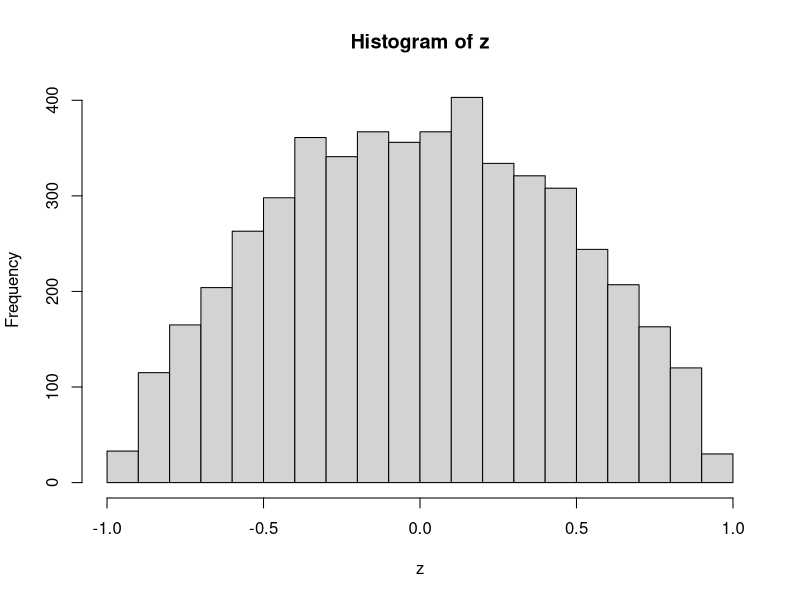
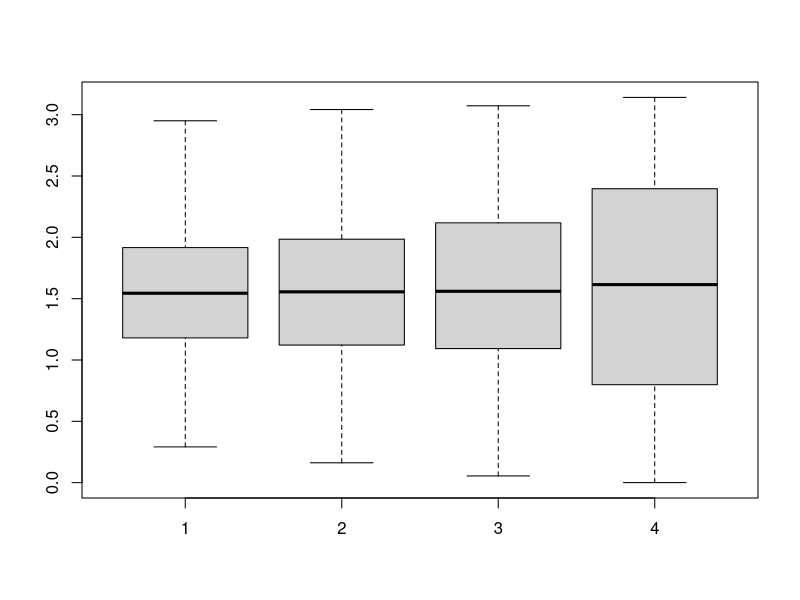
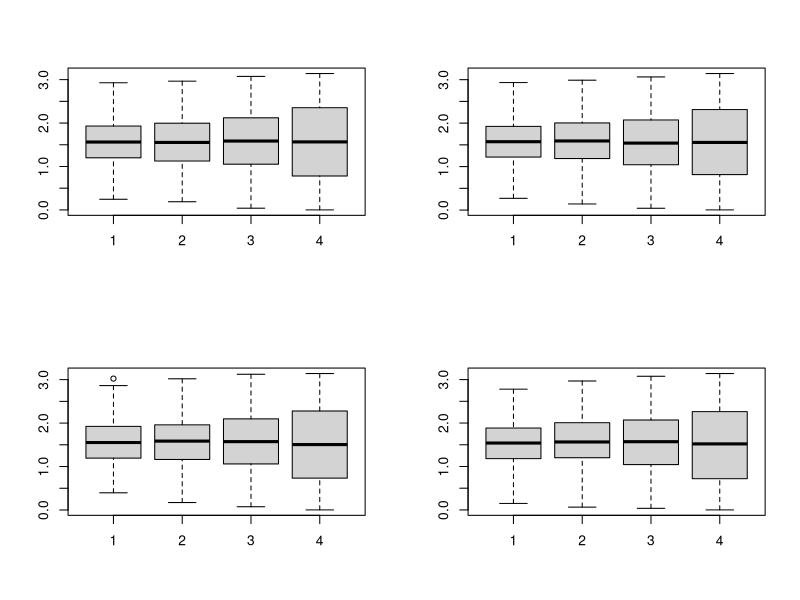

Recreate these plots in R, in order.
#Problem 5
op <- par()

#Problem 5.a
polaroid <- function(x) {
  p <- length(x)
  r <- sqrt(sum(x^2))
  
  theta <- rep(0, p-1)
  den <- rep(0, p-2)
  
  theta[1] <- acos(x[1]/r)
  den[1] <- r
  
  for (i in 2:(p-1)) {
    den[i] <- den[i-1] * sin(theta[i-1])
    theta[i] <- acos(x[i]/den[i])
  }
  
  polar <- c(r, theta)
  return(polar)
}

x <- seq(from = 0, to = 10, by = 2)
polaroid(x)

#Problem 5.b
normalize <- function(vec) {
  den <- sqrt(sum(vec^2))
  output <- vec/den
}

#Problem 5.c
y <- matrix(rnorm(5000, mean = 0, sd = 1), nrow = 1000, ncol = 5)
zt <- apply(y, 1, normalize)
z <- t(zt)

ks.test(z,"punif",min=-1,max=1)
hist(z)

#Based on the Kolmogorov–Smirnov test, the z matrix is not uniformly distributed.  We can see this clearly in the histogram of values in the matrix.

#Problem 5.d
polarst <- apply(y, 1, polaroid)
polars <- t(polarst)

ks.test(polars[,1]^2, "pchisq", 5)

boxplot(polars[,2:5])

ks.test(polars[,2], "punif", min = 0, max = 2*pi)
ks.test(polars[,3], "punif", min = 0, max = pi)
ks.test(polars[,4], "punif", min = 0, max = pi)
ks.test(polars[,5], "punif", min = 0, max = pi)

#Multiple distributions
par(mfrow = c(2,2))
for (i in 1:4) {
  y <- matrix(rnorm(5000, mean = 0, sd = 1), nrow = 1000, ncol = 5)
  zt <- apply(y, 1, normalize)
  z <- t(zt)
  polarst <- apply(y, 1, polaroid)
  polars <- t(polarst)
  boxplot(polars[,2:5])
}
par(op)